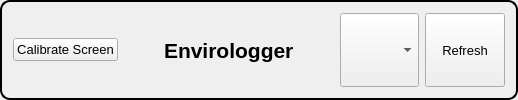
     <widget class="QGroupBox" name="groupBox_title">
      <property name="styleSheet">
       <string notr="true">QGroupBox {
    border: 2px solid black;
    border-radius: 10px;
    background: qradialgradient(
        cx: 0.5, cy: 0.5, radius: 0.9,
        fx: 0.5, fy: 0.5,
        stop: 0 rgba(57, 255, 20, 60),   /* brighter center */
        stop: 1 rgba(57, 255, 20, 15)    /* fades softly to edges */
    );
}
</string>
      </property>
      <layout class="QHBoxLayout" name="horizontalLayout">
       <item>
        <widget class="QPushButton" name="pushButton_calibrateScreen">
         <property name="font">
          <font>
           <pointsize>10</pointsize>
          </font>
         </property>
         <property name="text">
          <string>Calibrate Screen</string>
         </property>
        </widget>
       </item>
       <item>
        <spacer name="horizontalSpacer">
         <property name="orientation">
          <enum>Qt::Horizontal</enum>
         </property>
         <property name="sizeHint" stdset="0">
          <size>
           <width>40</width>
           <height>20</height>
          </size>
         </property>
        </spacer>
       </item>
       <item>
        <widget class="QLabel" name="label">
         <property name="font">
          <font>
           <pointsize>16</pointsize>
           <weight>75</weight>
           <bold>true</bold>
          </font>
         </property>
         <property name="text">
          <string>Envirologger</string>
         </property>
        </widget>
       </item>
       <item>
        <spacer name="horizontalSpacer_2">
         <property name="orientation">
          <enum>Qt::Horizontal</enum>
         </property>
         <property name="sizeHint" stdset="0">
          <size>
           <width>40</width>
           <height>20</height>
          </size>
         </property>
        </spacer>
       </item>
       <item>
        <widget class="QComboBox" name="comboBox_ports">
         <property name="sizePolicy">
          <sizepolicy hsizetype="Preferred" vsizetype="Preferred">
           <horstretch>0</horstretch>
           <verstretch>0</verstretch>
          </sizepolicy>
         </property>
         <property name="font">
          <font>
           <pointsize>10</pointsize>
          </font>
         </property>
         <property name="styleSheet">
          <string notr="true"/>
         </property>
        </widget>
       </item>
       <item>
        <widget class="QPushButton" name="pushButton_portsRefresh">
         <property name="sizePolicy">
          <sizepolicy hsizetype="Minimum" vsizetype="Preferred">
           <horstretch>0</horstretch>
           <verstretch>0</verstretch>
          </sizepolicy>
         </property>
         <property name="font">
          <font>
           <pointsize>10</pointsize>
          </font>
         </property>
         <property name="styleSheet">
          <string notr="true"/>
         </property>
         <property name="text">
          <string>Refresh</string>
         </property>
        </widget>
       </item>
      </layout>
     </widget>
